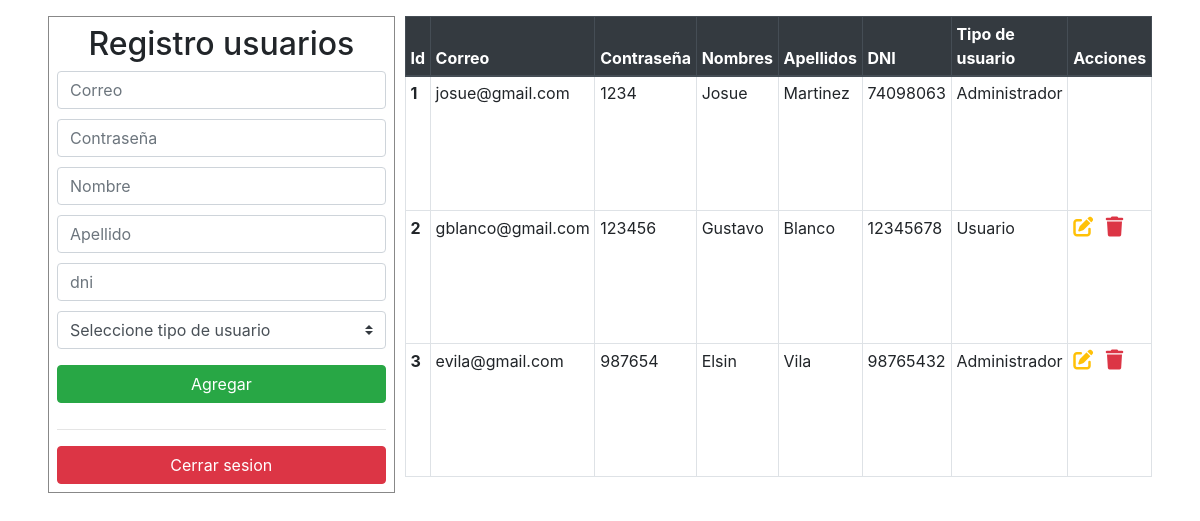
/usuarios.php (signed in), run on the app's committed database.
### tables this page shows
CREATE TABLE `usuarios` (
  `id` int(11) NOT NULL,
  `correo` varchar(50) NOT NULL,
  `contrasena` varchar(100) NOT NULL,
  `nombres` varchar(50) NOT NULL,
  `apellidos` varchar(50) NOT NULL,
  `dni` varchar(10) NOT NULL,
  `tipo_user` varchar(50) NOT NULL DEFAULT 'user_g'
);

### usuarios.php (the view, shortened to what this page needs)
<?php
include('crud.php');
?>
<!DOCTYPE html>
<html lang="en">
<head>
    <link rel="stylesheet" href="css/bootstrap.min.css">
    <link rel="stylesheet" href="css/formularios.css">
</head>
<body>
<main>
    <div class="registro-tabla mt-3 ml-5 mr-5">
      <div class="contenedor-form">
        <form class="p-2" method="POST">
          <div class="form-group">
              <h2 class="text-center">Registro usuarios</h2>
              <input type="email" name="correo" class="w-100 form-control" placeholder="Correo" value="<?php if(isset($_GET['editar'])) echo $getROW['correo'] ?>">
              <input type="password" name="contrasena" class="w-100 form-control" placeholder="Contraseña" value="<?php if(isset($_GET['editar'])) echo $getROW['contrasena'] ?>">
              <input type="text" name="nombre" class="w-100 form-control" placeholder="Nombre" value="<?php if(isset($_GET['editar'])) echo $getROW['nombres'] ?>">
              <input type="text" name="apellido" class="w-100 form-control" placeholder="Apellido" value="<?php if(isset($_GET['editar'])) echo $getROW['apellidos'] ?>">
              <input type="text" name="dni" class="w-100 form-control" placeholder="dni" value="<?php if(isset($_GET['editar'])) echo $getROW['dni'] ?>">
              <select name="tipo" class="custom-select form-control">
            <?php if(isset($_GET['editar'])){?>
                <option value="<?php echo $getROW['tipo_user']?>"><?php if($getROW['tipo_user']=="user_admin"){ echo "Editar: Administrador";} else{echo "Editar: Usuario";}?></option>
            <?php } else {?>
                <option value="0">Seleccione tipo de usuario</option>
            <?php } ?>
              </select>
          </div>
          <div class="form-group">
            <?php if(isset($_GET['editar'])){ ?>
              <input type="submit" value="Editar" class="btn btn-success w-100" name="EditarUser">
            <?php } else{ ?>
              <input type="submit" value="Agregar" class="btn btn-success w-100" name="AgregarUser">
            <?php } ?>
          </div>
          <hr>
          <a href="salir.php" class="btn btn-danger w-100">Cerrar sesion</a>
        </form>
      </div>
        <table class="table table-bordered table-sm ">
          <thead class="thead-dark table-bordered">
            <tr>
              <th scope="col">Id</th>
              <th scope="col">Correo</th>
              <th scope="col">Contraseña</th>
              <th scope="col">Nombres</th>
              <th scope="col">Apellidos</th>
              <th scope="col">DNI</th>
              <th scope="col">Tipo de usuario</th>
              <th scope="col" colspan="3">Acciones</th>
            </tr>
          </thead>
          <tbody class="table-bordered">
            <?php
            $res=$MySQLiconn->query('SELECT * FROM usuarios ORDER BY id');
            while($row=$res->fetch_assoc()){
            ?>
            <tr>
              <th scope="row"><?php echo $row['id']; ?></th>
              <td><?php echo $row['correo']; ?></td>
              <td><?php echo $row['contrasena']; ?></td>
              <td><?php echo $row['nombres']; ?></td>
              <td><?php echo $row['apellidos']; ?></td>
              <td><?php echo $row['dni']; ?></td>
              <td><?php if($row['tipo_user']=="user_admin") {echo "Administrador";}else{echo "Usuario";}?></td>
              <?php if($_SESSION['dni']==$row['dni']){
                  continue;
              }else{ ?>
              <td><a href="?editar=<?php echo $row['id']; ?>"><i class="fas fa-edit h5 mb-0 mr-2 text-warning"></i></a>
              <a href="?eliminar=<?php echo $row['id']; ?>"><i class="fas fa-trash h5 mb-0 text-danger"></i></a>
              </td>
              <?php } ?>
            </tr>
            <?php } ?>
          </tbody>
        </table>
    </div>
  </main>
</body>
</html>

### css/formularios.css (style rules this page uses)
form { border: 1px solid rgb(136, 136, 136); width: 100%; }
@media (min-width:720px) { .registro-tabla { display: flex; } }
@media (min-width:720px) { .contenedor-form { margin-right: 5px; width: 100%; max-width: 350px; } }
@media (min-width:720px) { table { margin-left: 5px; } }

### usuarios.php (style rules this page uses)
input { margin-bottom: 10px; }

### data on the page
usuarios: id "1", correo "josue@gmail.com", contrasena "1234", nombres "Josue", apellidos "Martinez", dni "74098063", tipo_user "Administrador"
usuarios: id "2", correo "gblanco@gmail.com", contrasena "123456", nombres "Gustavo", apellidos "Blanco", dni "12345678", tipo_user "Usuario"
usuarios: id "3", correo "evila@gmail.com", contrasena "987654", nombres "Elsin", apellidos "Vila", dni "98765432", tipo_user "Administrador"
